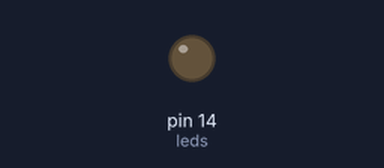
Recording of a sketch running on a simulated Arduino Uno, built with avr-gcc and run on an emulated ATmega328P. Shown: output pins drawn as LEDs (lit = HIGH).

Above: at 1.0 s.
At 4.0 s:
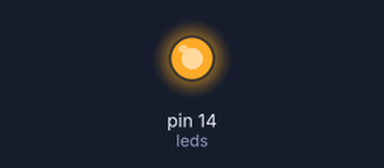
Timing chart, 0 to 4.6 s (numbered marks = the images above):
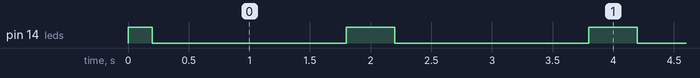

The sketch:

practice2.ino
```cpp
//Definimos los pines.
#define led1 14
#define led2 27
#define led3 26
#define led4 25
#define led5 33


// Definir leds.
const int leds[5] = {led1, led2, led3, led4, led5};

// Definir leds para salida.
void setup() {
  for (int i = 0; i < 5; i++) {
    pinMode(leds[i], OUTPUT);
  }
}

void loop() {
// Ciclo for que va encendiendo cada led, y apagando el anterior de 0 -> 4.
  for (int i = 0; i < 5; i++) {
    digitalWrite(leds[i], HIGH);
    if (i - 1 >= 0) {
      digitalWrite(leds[i - 1], LOW);
    }
    delay(200);
  }
// Ciclo for que va encendiendo cada led, y apagando el anterior de 4 -> 0.
  for (int i = 4; i >= 0; i--) {
    digitalWrite(leds[i], HIGH);
    if (i + 1 < 5) {
      digitalWrite(leds[i + 1], LOW);
    }
    delay(200);
  }
}
```

Measured:
- by itself, pin 14 (leds): repeats every 2.0 s: LOW 1.6 s, HIGH 0.40 s
